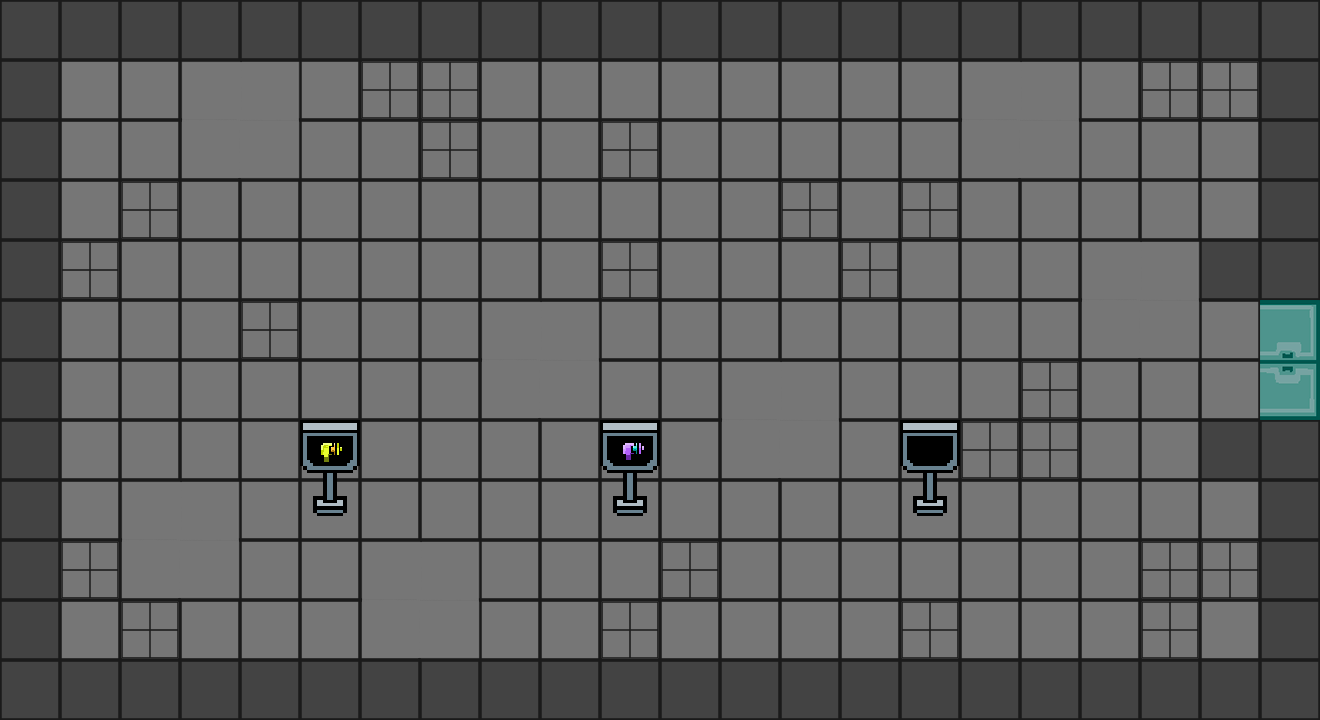

Below is a game level as drawn by its tile map, then a one-line description and the .tmx file that defines it, in full:
An orthogonal 22x12 tile map with 60x60 px tiles, 2 tile layers (Capa de Patrones 1, Teles) and 12 objects.

<map version="1.2" tiledversion="1.2.2" orientation="orthogonal" renderorder="right-up" width="22" height="12" tilewidth="60" tileheight="60" infinite="0" nextlayerid="7" nextobjectid="17">
 <tileset firstgid="1" name="AssetsTiles" tilewidth="60" tileheight="60" tilecount="216" columns="18">
  <image source="AssetsTiles.png" width="1080" height="720" />
 </tileset>
 <layer id="1" name="Capa de Patrones 1" width="22" height="12">
  <data encoding="csv">
38,38,38,38,38,38,38,38,38,38,38,38,38,38,38,38,38,38,38,38,38,38,
38,37,37,37,37,37,37,37,37,37,37,37,37,37,37,37,37,37,37,37,37,38,
38,37,37,37,37,37,37,37,37,37,37,37,37,37,37,37,37,37,37,37,37,38,
38,37,37,37,37,37,37,37,37,37,37,37,37,37,37,37,37,37,37,37,37,38,
38,37,37,37,37,37,37,37,37,37,37,37,37,37,37,37,37,37,37,37,38,38,
38,37,37,37,37,37,37,37,37,37,37,37,37,37,37,37,37,37,37,37,37,2,
38,37,37,37,37,37,37,37,37,37,37,37,37,37,37,37,37,37,37,37,37,20,
38,37,37,37,37,37,37,37,37,37,37,37,37,37,37,37,37,37,37,37,38,38,
38,37,37,37,37,37,37,37,37,37,37,37,37,37,37,37,37,37,37,37,37,38,
38,37,37,37,37,37,37,37,37,37,37,37,37,37,37,37,37,37,37,37,37,38,
38,37,37,37,37,37,37,37,37,37,37,37,37,37,37,37,37,37,37,37,37,38,
38,38,38,38,38,38,38,38,38,38,38,38,38,38,38,38,38,38,38,38,38,38
</data>
 </layer>
 <layer id="3" name="Teles" width="22" height="12">
  <data encoding="csv">
0,0,0,0,0,0,0,0,0,0,0,0,0,0,0,0,0,0,0,0,0,0,
0,37,0,57,58,0,2684354653,2684354653,0,0,37,37,0,0,0,0,57,58,0,2684354653,2684354653,0,
0,0,0,75,76,0,37,2684354653,0,0,2684354653,37,0,0,0,0,75,76,0,37,37,0,
0,37,93,0,0,94,0,0,0,0,37,0,0,93,37,93,0,0,0,0,0,0,
0,93,37,0,0,37,0,0,0,0,93,0,0,37,2684354653,37,0,0,57,58,0,0,
0,0,0,0,93,37,0,0,57,58,0,0,0,0,0,0,0,0,75,76,0,0,
0,0,0,0,37,37,0,0,75,76,0,0,57,58,0,0,37,2684354653,0,0,0,0,
0,0,0,0,0,112,0,0,0,0,113,0,75,76,0,110,2684354653,2684354653,0,0,0,0,
0,0,57,58,0,128,0,0,37,0,128,0,0,0,0,128,0,0,0,0,0,0,
0,93,75,76,0,0,57,58,0,0,37,93,0,0,0,37,37,0,0,93,2684354653,0,
0,0,93,0,0,0,75,76,0,0,2684354653,37,0,0,0,2684354653,37,0,0,2684354653,37,0,
0,0,0,0,0,0,0,0,0,0,0,0,0,0,0,0,0,0,0,0,0,0
</data>
 </layer>
 <objectgroup id="4" name="Puertas" visible="0">
  <object id="1" x="1260" y="300" width="60" height="120" />
 </objectgroup>
 <objectgroup id="5" name="TVS">
  <object id="6" x="600" y="420" width="60" height="120" />
  <object id="7" x="300" y="420" width="60" height="120" />
  <object id="16" x="900" y="420" width="60" height="120" />
 </objectgroup>
 <objectgroup id="6" name="Paredes" visible="0">
  <object id="8" x="0" y="0" width="60" height="720" />
  <object id="9" x="60" y="660" width="1260" height="60" />
  <object id="10" x="1260" y="420" width="60" height="240" />
  <object id="11" x="1200" y="420" width="60" height="60" />
  <object id="12" x="1200" y="240" width="60" height="60" />
  <object id="13" x="1260" y="0" width="60" height="240" />
  <object id="14" x="1260" y="240" width="60" height="60" />
  <object id="15" x="60" y="0" width="1200" height="60" />
 </objectgroup>
</map>
